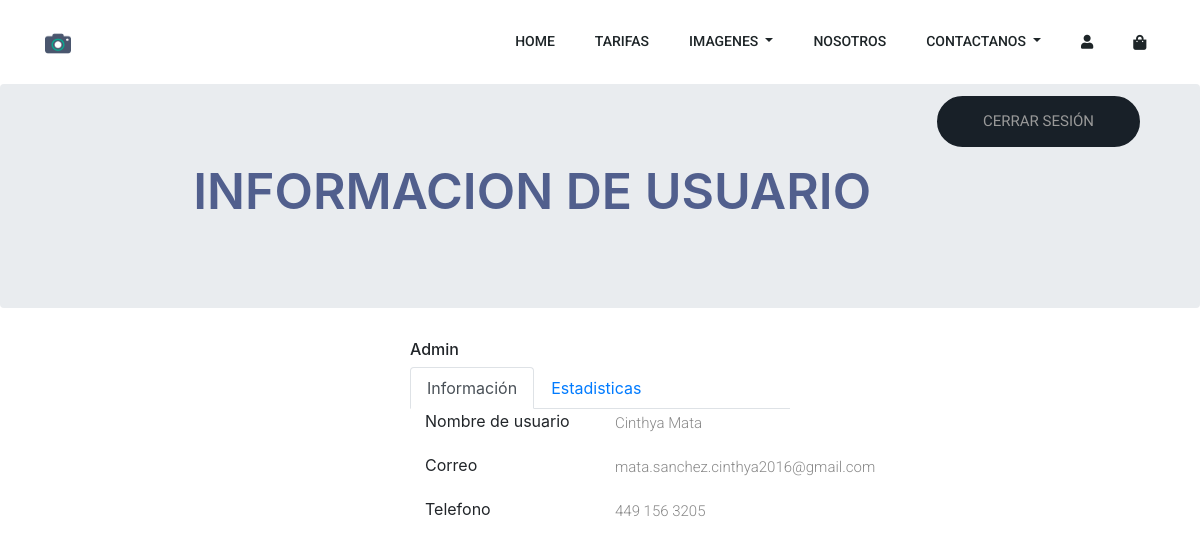
The page /WebPageCode/profile.php (signed in) on the database its author committed.
### tables this page shows
CREATE TABLE `usuario` (
  `Id_Usuario` int(11) NOT NULL,
  `Rol` varchar(45) NOT NULL,
  `Nombre_Usuario` varchar(45) NOT NULL,
  `Direccion` varchar(70) NOT NULL,
  `Telefono` varchar(45) NOT NULL,
  `Emaill` varchar(45) NOT NULL,
  `Contraseña` varchar(45) NOT NULL
);

### WebPageCode/profile.php (the view, shortened to what this page needs)
<?php
  $con=conectarBD();
  if (!isset($_SESSION['usuario'])) {
    header('Location: login.php');
    } else
    {
        $usuario=$_SESSION['usuario'];
    }
?>
<!DOCTYPE html>
<html lang="en">
<head>
  <link rel="stylesheet" href="css/bootstrap.min.css">
  <link rel="stylesheet" href="css/animate.css">
  <link rel="stylesheet" href="css/owl.carousel.min.css">
  <link rel="stylesheet" href="css/all.css">
  <link rel="stylesheet" href="css/flaticon.css">
  <link rel="stylesheet" href="css/themify-icons.css">
  <link rel="stylesheet" href="css/swiper.min.css">
  <link rel="stylesheet" href="css/magnific-popup.css">
  <link rel="stylesheet" href="css/slick.css">
  <link rel="stylesheet" href="css/style.css">
</head>
<body>
    <?php include('header.php'); ?>
<link href="//maxcdn.bootstrapcdn.com/bootstrap/4.1.1/css/bootstrap.min.css" rel="stylesheet" id="bootstrap-css">
<section class="breadcrumb breadcrumb_bg">
    <div class="container">
      <div class="row">
        <div class="col-lg-12">
          <div class="breadcrumb_iner text-right">
            <div class="breadcrumb_iner_item">
              <h2>Informacion de usuario</h2>
            </div>
            <div class="col-sm-12">
        <a href="salir.php" class="btn_2">Cerrar Sesión</a>
        </div>
          </div>
        </div>
      </div>
    </div>
  </section>
  <br>
  <?php
                  $consulta="SELECT * FROM usuario WHERE Nombre_Usuario='$usuario'";
                  $ejecutarConsulta= mysqli_query($con, $consulta);
                  $verFilas=mysqli_num_rows($ejecutarConsulta);
                  $fila=mysqli_fetch_array($ejecutarConsulta);
                  if(!$ejecutarConsulta)
                  {
                    echo "Error en la consulta";
                  }
                  else{
                    if($verFilas<1)
                    {
                      echo "<tr><td>Sin registros</td></tr>";
                    }else{
                      for($i=0; $i<=$fila;$i++){
                        echo
                        '
    <div class="row align-items-center justify-content-center">
        <div class="col-lg-4">
            <form method="post">
                <div class="row">
                    <div class="col-md-12">
                        <div class="profile-head">
                                    <h6>
                                    '.$fila[1].'
                                    </h6>
                            <ul class="nav nav-tabs" id="myTab" role="tablist">
                                <li class="nav-item">
                                    <a class="nav-link active" id="home-tab" data-toggle="tab" href="#home" role="tab" aria-controls="home" aria-selected="true">Información</a>
                                </li>
                                <li class="nav-item">
                                    <a class="nav-link" id="profile-tab" data-toggle="tab" href="#profile" role="tab" aria-controls="profile" aria-selected="false">Estadisticas</a>
                                </li>
                            </ul>
                        </div>
                    </div>
                </div>
                    <div class="col-md-12">
                        <div class="tab-content profile-tab" id="myTabContent">
                            <div class="tab-pane fade show active" id="home" role="tabpanel" aria-labelledby="home-tab">
                                        <div class="row">
                                            <div class="col-md-6">
                                                <label>Nombre de usuario</label>
                                            </div>
                                            <div class="col-md-6">
                                                <p>'.$fila[2].'</p>
                                            </div>
                                        </div>
                                        <div class="row">
                                            <div class="col-md-6">
                                                <label>Correo</label>
                                            </div>
                                            <div class="col-md-6">
                                                <p>'.$fila[5].'</p>
                                            </div>
                                        </div>
                                        <div class="row">
                                            <div class="col-md-6">
                                                <label>Telefono</label>
                                            </div>
                                            <div class="col-md-6">
                                                <p>'.$fila[4].'</p>
                                            </div>
                                        </div>
                                    </div>
                        </div>
                    </div>
                </div>
        </div>
    ';
    $fila=mysqli_fetch_array($ejecutarConsulta);
    }
}
}
?>
</body>
</html>

### rows shown on the page
usuario: Rol "Admin", Nombre_Usuario "Cinthya Mata", Emaill "mata.sanchez.cinthya2016@gmail.com", Telefono "449 156 3205"
